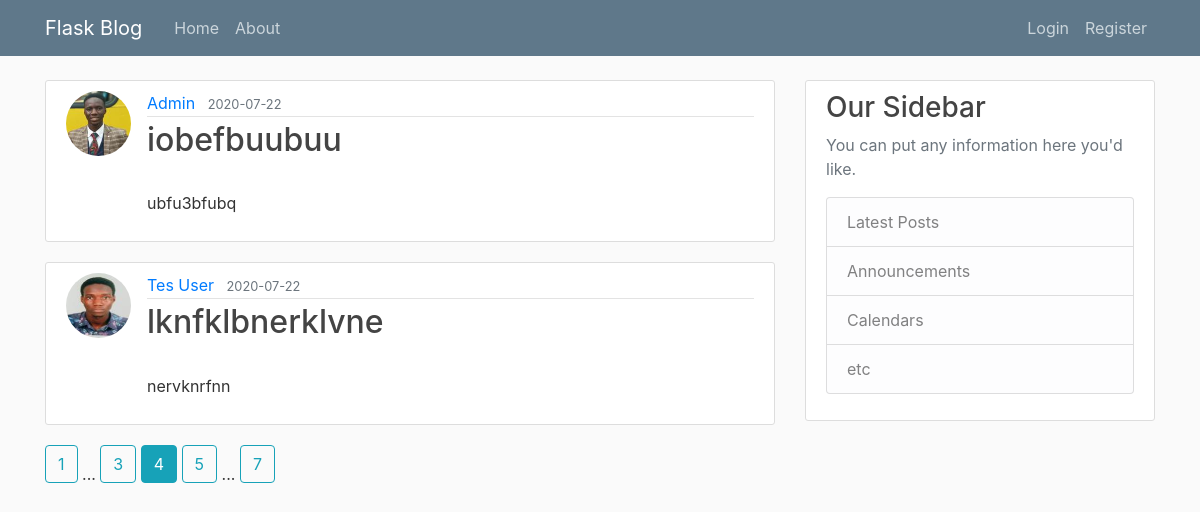
/home?page=4, run on the app's committed database.
### flaskblog/models.py (models this page shows, shortened)
class Post(db.Model):
    id = db.Column(db.Integer, primary_key = True)
    title = db.Column(db.String(100), nullable=False)
    date_posted = db.Column(db.DateTime, nullable=False, default=datetime.utcnow)
    content = db.Column(db.Text, nullable = False)
    user_id = db.Column(db.Integer, db.ForeignKey('user.id'), nullable=False)

class User(db.Model, UserMixin):
    id = db.Column(db.Integer, primary_key = True)
    username = db.Column(db.String(20), unique = True, nullable = False)
    email = db.Column(db.String(120), unique = True, nullable = False)
    image_file = db.Column(db.String(20), nullable = False, default = 'default.jpg')
    password = db.Column(db.String(60),  nullable = False)
    posts = db.relationship('Post', backref='author', lazy = True)

### flaskblog/main/routes.py (the view)
@main.route("/")
@main.route("/home")
def home():
    page = request.args.get('page', 1, type=int)
    posts = Post.query.order_by(Post.date_posted.desc()).paginate(page=page, per_page=2)
    return render_template('home.html', posts=posts)

### flaskblog/templates/home.html
{% extends 'layout.html' %}
{% block content %}
    {% for post in posts.items %}
        <article class="media content-section">
            <img class="rounded-circle article-img" src="{{ url_for('static', filename='profile_pics/' + post.author.image_file ) }}">
            <div class="media-body">
                <div class="article-metadata">
                    <a class="mr-2" href="{{url_for('users.user_posts', username=post.author.username)}}">
                        {{ post.author.username }}
                    </a>
                    <small class="text-muted">
                        {{ post.date_posted.strftime('%Y-%m-%d')}}
                    </small>
                </div>
                <h2>
                    <a class="article-title" href="{{ url_for('posts.post', post_id=post.id) }}">
                        {{ post.title }}
                    </a>
                </h2>
                <p class="article-content">
                    {{ post.content }}
                </p>
            </div>
        </article>
    {%endfor%}
    {% for page_num in posts.iter_pages(left_edge=1, right_edge=1, left_current=1, right_current=2) %}
        {% if page_num %}
            {% if posts.page == page_num %}
                <a class="btn btn-info mb-4 "href="{{url_for('main.home', page=page_num)}}">
                    {{ page_num }}</a>
            {% else %}
            <a class="btn btn-outline-info mb-4 "href="{{url_for('main.home', page=page_num)}}">
                {{ page_num }}</a>
            {% endif %}
            {% else %}
                ...
        {% endif %}
    {% endfor %}
{% endblock content %}

### flaskblog/static/css/main.css (style rules this page uses)
body { background: #fafafa; color: #333333; margin-top: 5rem; }
h1, h2, h3, h4, h5, h6 { color: #444444; }
.content-section { background: #ffffff; padding: 10px 20px; border: 1px solid #dddddd; border-radius: 3px; margin-bottom: 20px; }
.article-title { color: #444444; }
.article-content { white-space: pre-line; }
.article-img { height: 65px; width: 65px; margin-right: 16px; }
.article-metadata { padding-bottom: 1px; margin-bottom: 4px; border-bottom: 1px solid #e3e3e3 }

### data on the page
Post: image_file (picture), author.username "Admin", date_posted "2020-07-22", title "iobefbuubuu", content "ubfu3bfubq"
Post: image_file (picture), author.username "Tes User", date_posted "2020-07-22", title "lknfklbnerklvne", content "nervknrfnn"

### other printed values
{{ page_num }} "1" "3" "5" "7"
{{ page_num }} "4"
